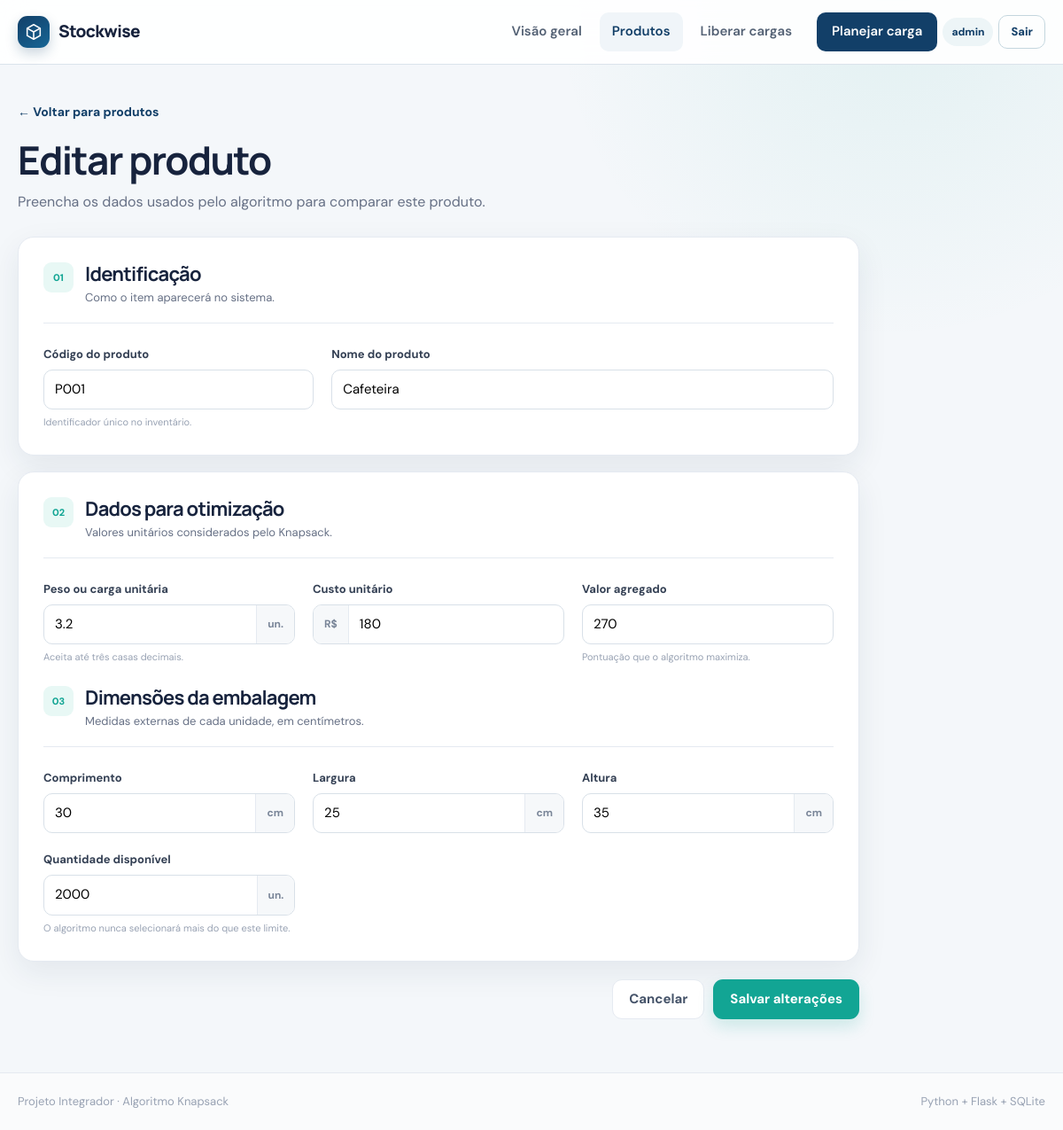
The app's page /products/17/edit (signed in) with its own data.
### tables this page shows
CREATE TABLE users (
    id INTEGER PRIMARY KEY AUTOINCREMENT,
    username TEXT NOT NULL COLLATE NOCASE UNIQUE,
    password_hash TEXT NOT NULL,
    created_at TEXT NOT NULL DEFAULT CURRENT_TIMESTAMP
);

CREATE TABLE products (
    id INTEGER PRIMARY KEY AUTOINCREMENT,
    code TEXT NOT NULL COLLATE NOCASE UNIQUE,
    name TEXT NOT NULL,
    weight_milli INTEGER NOT NULL CHECK (weight_milli > 0),
    cost_cents INTEGER NOT NULL CHECK (cost_cents >= 0),
    value_units INTEGER NOT NULL CHECK (value_units >= 0),
    quantity INTEGER NOT NULL CHECK (quantity >= 0),
    created_at TEXT NOT NULL DEFAULT CURRENT_TIMESTAMP,
    updated_at TEXT NOT NULL DEFAULT CURRENT_TIMESTAMP
, "length_centimeters" INTEGER NOT NULL DEFAULT 100, "width_centimeters" INTEGER NOT NULL DEFAULT 100, "height_centimeters" INTEGER NOT NULL DEFAULT 100);

### app.py (the view, shortened to what this page needs)
    @app.route("/products/<int:product_id>/edit", methods=("GET", "POST"))
    @login_required
    def product_edit(product_id: int):
        database = get_db()
        row = get_product_or_404(database, product_id)
        form = product_form_from_row(row)
        return render_template(
            "product_form.html",
            title="Editar produto",
            submit_label="Salvar alterações",
            form=form,
            product=row,
        )

### app.py (called while the page is built)
def get_db() -> sqlite3.Connection:
    if "db" not in g:
        g.db = sqlite3.connect(
            current_database_path(),
            detect_types=sqlite3.PARSE_DECLTYPES,
        )
        g.db.row_factory = sqlite3.Row
        g.db.execute("PRAGMA foreign_keys = ON")
    return g.db

def current_database_path() -> str:
    from flask import current_app
    return current_app.config["DATABASE"]

def get_current_user() -> sqlite3.Row | None:
    if "current_user" not in g:
        user_id = session.get("user_id")
        if user_id is None:
            g.current_user = None
        else:
            g.current_user = get_db().execute(
                "SELECT id, username FROM users WHERE id = ?", (user_id,)
            ).fetchone()
            if g.current_user is None:
                session.pop("user_id", None)
    return g.current_user

def login_required(view):
    @wraps(view)
    def wrapped_view(*args, **kwargs):
        if get_current_user() is None:
            flash("Entre para alterar produtos ou cargas.", "error")
            return redirect(url_for("login"))
        return view(*args, **kwargs)
    return wrapped_view

def get_product_or_404(database: sqlite3.Connection, product_id: int):
    from flask import abort
    row = database.execute(
        "SELECT * FROM products WHERE id = ?", (product_id,)
    ).fetchone()
    if row is None:
        abort(404)
    return row

def product_form_from_row(row: sqlite3.Row) -> dict[str, str]:
    return {
        "code": row["code"],
        "name": row["name"],
        "weight": scaled_decimal_string(row["weight_milli"], WEIGHT_SCALE, 3),
        "length": scaled_decimal_string(
            row["length_centimeters"], DIMENSION_SCALE, 2
        ),
        "width": scaled_decimal_string(row["width_centimeters"], DIMENSION_SCALE, 2),
        "height": scaled_decimal_string(
            row["height_centimeters"], DIMENSION_SCALE, 2
        ),
        "cost": scaled_decimal_string(row["cost_cents"], MONEY_SCALE, 2),
        "value": scaled_decimal_string(row["value_units"], VALUE_SCALE, 2),
        "quantity": str(row["quantity"]),
    }

def scaled_decimal_string(value: int, scale: int, decimal_places: int) -> str:
    number = Decimal(value) / Decimal(scale)
    return f"{number:.{decimal_places}f}".rstrip("0").rstrip(".")

### templates/product_form.html (shortened to what this page needs)
{% extends "base.html" %}
{% block content %}
<div class="page-heading narrow-heading">
    <div>
        <a class="back-link" href="{{ url_for('products') }}">← Voltar para produtos</a>
        <h1>{{ title }}</h1>
        <p>Preencha os dados usados pelo algoritmo para comparar este produto.</p>
    </div>
</div>
<form class="form-layout" method="post" novalidate>
    <section class="panel form-card">
        <div class="form-section-heading">
            <span class="section-number">01</span>
            <div><h2>Identificação</h2><p>Como o item aparecerá no sistema.</p></div>
        </div>
        <div class="form-grid two-columns">
            <div class="field">
                <label for="code">Código do produto</label>
                <input id="code" name="code" maxlength="30" value="{{ form['code'] }}" placeholder="Ex.: P001" required autofocus>
                <small>Identificador único no inventário.</small>
            </div>
            <div class="field">
                <label for="name">Nome do produto</label>
                <input id="name" name="name" maxlength="120" value="{{ form['name'] }}" placeholder="Ex.: Cafeteira elétrica" required>
            </div>
        </div>
    </section>
    <section class="panel form-card">
        <div class="form-section-heading">
            <span class="section-number">02</span>
            <div><h2>Dados para otimização</h2><p>Valores unitários considerados pelo Knapsack.</p></div>
        </div>
        <div class="form-grid three-columns">
            <div class="field">
                <label for="weight">Peso ou carga unitária</label>
                <div class="input-suffix"><input id="weight" name="weight" inputmode="decimal" value="{{ form['weight'] }}" placeholder="0,000" required><span>un.</span></div>
                <small>Aceita até três casas decimais.</small>
            </div>
            <div class="field">
                <label for="cost">Custo unitário</label>
                <div class="input-prefix"><span>R$</span><input id="cost" name="cost" inputmode="decimal" value="{{ form['cost'] }}" placeholder="0,00" required></div>
            </div>
            <div class="field">
                <label for="value">Valor agregado</label>
                <input id="value" name="value" inputmode="decimal" value="{{ form['value'] }}" placeholder="0,00" required>
                <small>Pontuação que o algoritmo maximiza.</small>
            </div>
        </div>
        <div class="form-section-heading compact-heading">
            <span class="section-number">03</span>
            <div><h2>Dimensões da embalagem</h2><p>Medidas externas de cada unidade, em centímetros.</p></div>
        </div>
        <div class="form-grid three-columns">
            <div class="field">
                <label for="length">Comprimento</label>
                <div class="input-suffix"><input id="length" name="length" inputmode="decimal" value="{{ form['length'] }}" placeholder="Ex.: 30,00" required><span>cm</span></div>
            </div>
            <div class="field">
                <label for="width">Largura</label>
                <div class="input-suffix"><input id="width" name="width" inputmode="decimal" value="{{ form['width'] }}" placeholder="Ex.: 20,00" required><span>cm</span></div>
            </div>
            <div class="field">
                <label for="height">Altura</label>
                <div class="input-suffix"><input id="height" name="height" inputmode="decimal" value="{{ form['height'] }}" placeholder="Ex.: 15,00" required><span>cm</span></div>
            </div>
        </div>
        <div class="form-grid stock-row">
            <div class="field">
                <label for="quantity">Quantidade disponível</label>
                <div class="input-suffix"><input id="quantity" name="quantity" type="number" min="0" step="1" value="{{ form['quantity'] }}" placeholder="0" required><span>un.</span></div>
                <small>O algoritmo nunca selecionará mais do que este limite.</small>
            </div>
        </div>
    </section>
    <div class="form-actions">
        <a class="button button-secondary" href="{{ url_for('products') }}">Cancelar</a>
        <button class="button button-primary" type="submit">{{ submit_label }}</button>
    </div>
</form>
{% endblock %}

### templates/base.html (shortened to what this page needs)
<!doctype html>
<html lang="pt-BR">
<head>
    <link rel="stylesheet" href="{{ url_for('static', filename='style.css') }}">
</head>
<body>
    <header class="site-header">
        <div class="shell nav-wrap">
            <a class="brand" href="{{ url_for('index') }}" aria-label="Stockwise — início">
                <span class="brand-mark" aria-hidden="true">
                    <svg viewBox="0 0 24 24"><path d="M4 7.5 12 3l8 4.5v9L12 21l-8-4.5v-9Z"/><path d="m4 7.5 8 4.5 8-4.5M12 12v9"/></svg>
                </span>
                <span>Stockwise</span>
            </a>
            <nav class="main-nav" aria-label="Navegação principal">
                <a class="{{ 'active' if request.endpoint == 'index' else '' }}" href="{{ url_for('index') }}">Visão geral</a>
                <a class="{{ 'active' if request.endpoint in ['products', 'product_new', 'product_edit'] else '' }}" href="{{ url_for('products') }}">Produtos</a>
                <a class="{{ 'active' if request.endpoint == 'loads' else '' }}" href="{{ url_for('loads') }}">Liberar cargas</a>
                <a class="nav-action {{ 'active' if request.endpoint == 'load_plan' else '' }}" href="{{ url_for('load_plan') }}">Planejar carga</a>
                {% if current_user %}
                    <span class="user-chip">{{ current_user['username'] }}</span>
                    <form class="logout-form" method="post" action="{{ url_for('logout') }}"><button class="nav-login-button" type="submit">Sair</button></form>
                {% else %}
                    <a class="nav-login-button" href="{{ url_for('login') }}">Entrar</a>
                {% endif %}
            </nav>
        </div>
    </header>
    <main class="shell page-content">
        {% block content %}{% endblock %}
    </main>
    <footer class="site-footer">
        <div class="shell footer-content">
            <span>Projeto Integrador · Algoritmo Knapsack</span>
            <span>Python + Flask + SQLite</span>
        </div>
    </footer>
</body>
</html>

### records on screen
users: username "admin"
products: code "P001", name "Cafeteira", quantity "2000"

### other values on screen
{{ title }} "Editar produto"
{{ submit_label }} "Salvar alterações"
